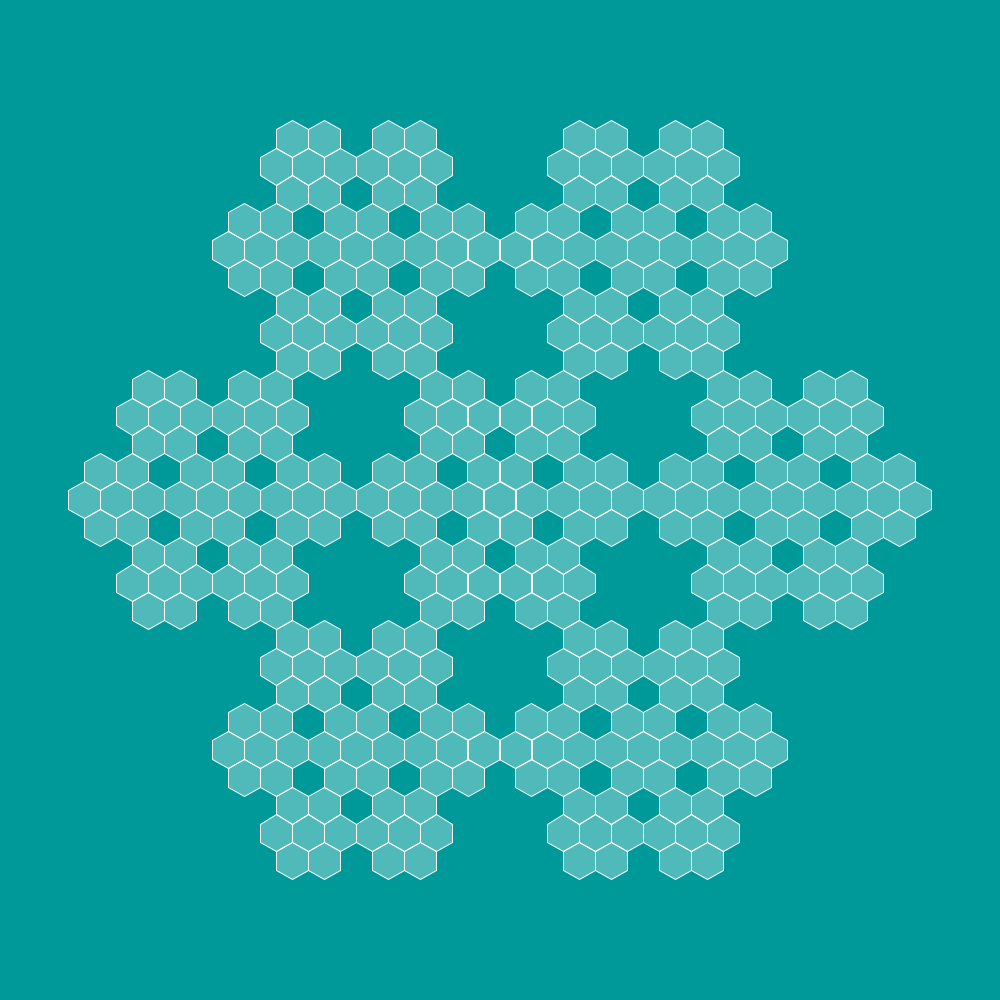
Frame 1 (no input)
Frame 60 (the mouse pressed at the canvas centre just before this capture): identical to frame 1, image omitted
Frame 120 (the mouse held since frame 60 and released just before this capture): identical to frame 1, image omitted

The Processing sketch that drew this single still picture (run headless with seeded random() and noise(); from frame 60 on, the mouse is pressed at the canvas centre):

// Processing sketch: Hexagon12Recursion
// ── Hexagon12Recursion.pde
float theta;
float inCircR = 86.6;
float inCircR2 = 173.2;
float dist = 150;
float r = 100;
float b = 1;
float f = random(0,5);
void setup(){
    size(1000,1000);
      background(0,153,153);
        translate(width/2,height/2);
          rotate(PI/2);
fractal(0,0,100*5,4);


}
void draw(){

}


void polygon(float x, float y, float radius) {

  float angle = TWO_PI / 6;
    fill(255,255,255,80);
stroke(255);

  beginShape();

  for (float a = 0; a < TWO_PI; a += angle) {

    float sx = x + cos(a) * radius;
    float sy = y + sin(a) * radius;
    vertex(sx, sy);
  }
  endShape(CLOSE);
}

void polygon2(float x, float y, float radius) {
//  float angle = TWO_PI / 6;
    
//stroke(255);
//strokeWeight(0);
//noFill();
//  beginShape();

//  for (float a = 0; a < TWO_PI; a += angle) {

//    float sx = x + cos(a) * radius;
//    float sy = y + sin(a) * radius;
//    vertex(sx, sy);
//  }
//  endShape(CLOSE);
}

void fractal(float x, float y, float r, float n){
      
      if(n == 1){
 
         polygon(x,y,r);
         polygon2(x,y,r*0.8);
  
      }
      else{
      
      float r2 = (r/3);

     fractal(x,y,r2,n-1);
     fractal(x+r/2,y+r/3.48,r2,n-1);
     fractal(x-r/2,y+r/3.48,r2,n-1);
     fractal(x+r/2,y-r/3.48,r2,n-1);
     fractal(x-r/2,y-r/3.48,r2,n-1);
     fractal(x,y+r/1.74,r2,n-1);
     fractal(x,y-r/1.74,r2,n-1);
  
  
      // 1
      // 0,0, 
      // 2
      //-150, 86.2, 
      // 3
      //-150,-86.2, 
      // 4
      // 0,173.2, 
      // 5
      // 0, -173.2, 
      // 6
      // 150, 86.6, 
      // 7
      // 150,-86.6, 
      // 100, 5);
          
    }
}
  
